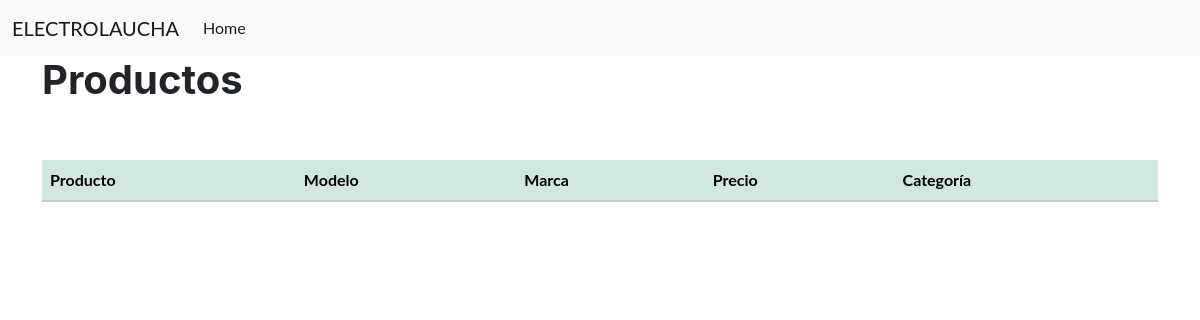
The app's page /managermenu/verproductos/, older data.
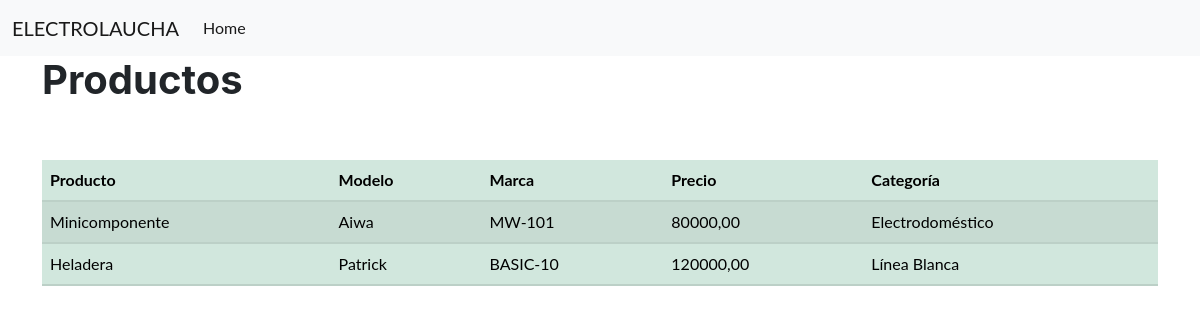
The same page, newer data.
### app1/models.py (models this page shows, shortened)
class Producto(models.Model):
    producto = models.CharField(max_length=100)
    categoria = models.IntegerField(choices=category)
    marca = models.CharField(max_length=100)
    modelo = models.CharField(max_length=100, unique=True)
    precio = models.DecimalField(decimal_places=2, max_digits=9)

### app1/views.py (the view)
# urls.py: path("managermenu/verproductos/", view_ver_productos),
def view_ver_productos(request):
    productos = []
    for i in models.Producto.objects.all():
        productos.append(i)
    return render(request, "users/verproductos.html", {"productos": productos})

### app1/templates/users/verproductos.html
{% extends "app1/index.html" %}
{% block content %}
    <h1>Productos</h1>
    <br><br>
    <table class="table table-success table-striped">
        <thead>
            <th>Producto</th>
            <th>Modelo</th>
            <th>Marca</th>
            <th>Precio</th>
            <th>Categoría</th>
        </thead>
        <tbody>
            {% if productos %}
                {% for producto in productos %}
                    <tr>
                        <td>{{producto.producto}}</td>
                        <td>{{producto.marca}}</td>
                        <td>{{producto.modelo}}</td>
                        <td>{{producto.precio}}</td>
                        <td>{{producto.get_categoria_display}}</td>
                        </tr>
                {% endfor %}
            {% endif %}
        </tbody>
    </table>
{% endblock content %}

Row changes from the older to the newer data that the page shows:
added Producto: producto "Minicomponente", marca "Aiwa", modelo "MW-101", precio "80000,00", categoria "Electrodoméstico"
added Producto: producto "Heladera", marca "Patrick", modelo "BASIC-10", precio "120000,00", categoria "Línea Blanca"
